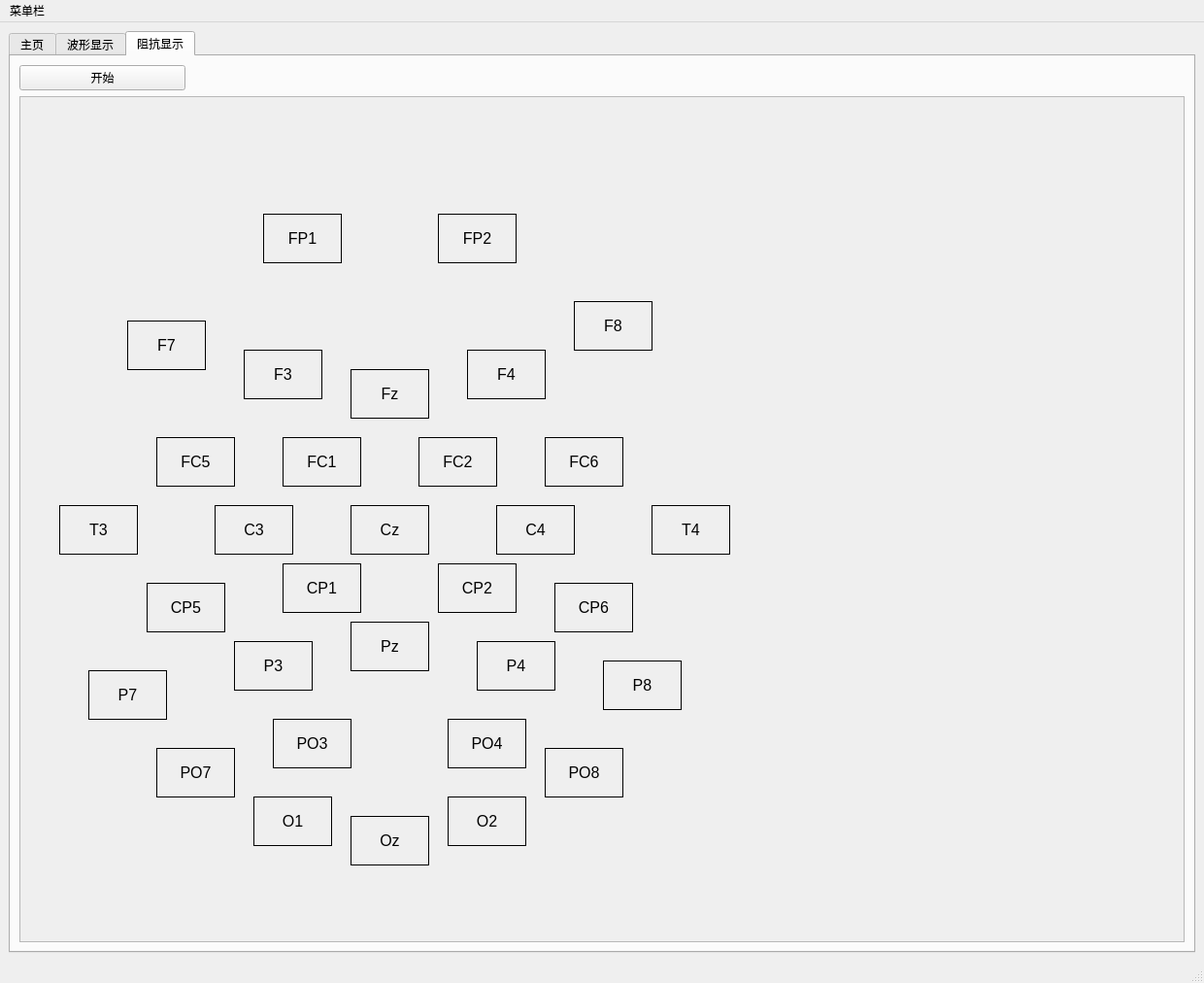
<?xml version="1.0" encoding="UTF-8"?>
<ui version="4.0">
 <class>MainWindow</class>
 <widget class="QMainWindow" name="MainWindow">
  <property name="geometry">
   <rect>
    <x>0</x>
    <y>0</y>
    <width>1240</width>
    <height>1012</height>
   </rect>
  </property>
  <property name="windowTitle">
   <string>MainWindow</string>
  </property>
  <widget class="QWidget" name="centralwidget">
   <layout class="QVBoxLayout" name="verticalLayout_4">
    <item>
     <layout class="QVBoxLayout" name="verticalLayout">
      <item>
       <widget class="QTabWidget" name="tabWidget">
        <property name="maximumSize">
         <size>
          <width>16777215</width>
          <height>16777215</height>
         </size>
        </property>
        <property name="currentIndex">
         <number>2</number>
        </property>
        <widget class="QWidget" name="tab_main">
         <property name="accessibleName">
          <string/>
         </property>
         <property name="styleSheet">
          <string notr="true">主页
</string>
         </property>
         <attribute name="title">
          <string>主页</string>
         </attribute>
         <layout class="QVBoxLayout" name="verticalLayout_5">
          <item>
           <layout class="QGridLayout" name="gridLayout_1" rowstretch="0,0">
            <item row="1" column="2">
             <spacer name="horizontalSpacer_2">
              <property name="orientation">
               <enum>Qt::Vertical</enum>
              </property>
              <property name="sizeHint" stdset="0">
               <size>
                <width>40</width>
                <height>20</height>
               </size>
              </property>
             </spacer>
            </item>
            <item row="0" column="4">
             <widget class="QLabel" name="label">
              <property name="text">
               <string>当前连接数: 0</string>
              </property>
             </widget>
            </item>
            <item row="0" column="2" colspan="2">
             <spacer name="verticalSpacer">
              <property name="orientation">
               <enum>Qt::Vertical</enum>
              </property>
              <property name="sizeHint" stdset="0">
               <size>
                <width>20</width>
                <height>40</height>
               </size>
              </property>
             </spacer>
            </item>
            <item row="1" column="4">
             <widget class="QPlainTextEdit" name="plainTextEdit_connect"/>
            </item>
            <item row="0" column="0">
             <spacer name="horizontalSpacer">
              <property name="orientation">
               <enum>Qt::Horizontal</enum>
              </property>
              <property name="sizeHint" stdset="0">
               <size>
                <width>40</width>
                <height>20</height>
               </size>
              </property>
             </spacer>
            </item>
           </layout>
          </item>
         </layout>
        </widget>
        <widget class="QWidget" name="tab_2">
         <property name="enabled">
          <bool>true</bool>
         </property>
         <attribute name="title">
          <string>波形显示</string>
         </attribute>
         <layout class="QVBoxLayout" name="verticalLayout_3" stretch="0,1">
          <item>
           <layout class="QHBoxLayout" name="horizontalLayout_spectrogram" stretch="2,2,0,0,8">
            <item>
             <widget class="QPushButton" name="pushButton_switch">
              <property name="text">
               <string>开始数据传输</string>
              </property>
             </widget>
            </item>
            <item>
             <widget class="QPushButton" name="pushButton_filter">
              <property name="text">
               <string>滤波器设置</string>
              </property>
             </widget>
            </item>
            <item>
             <widget class="QLabel" name="label_2">
              <property name="font">
               <font>
                <pointsize>10</pointsize>
               </font>
              </property>
              <property name="text">
               <string>Trigegr:</string>
              </property>
             </widget>
            </item>
            <item>
             <widget class="QLineEdit" name="lineEdit">
              <property name="font">
               <font>
                <pointsize>10</pointsize>
               </font>
              </property>
              <property name="alignment">
               <set>Qt::AlignCenter</set>
              </property>
             </widget>
            </item>
            <item>
             <spacer name="horizontalSpacer_spectrogram">
              <property name="orientation">
               <enum>Qt::Vertical</enum>
              </property>
              <property name="sizeHint" stdset="0">
               <size>
                <width>40</width>
                <height>20</height>
               </size>
              </property>
             </spacer>
            </item>
           </layout>
          </item>
          <item>
           <widget class="QSplitter" name="splitter">
            <property name="orientation">
             <enum>Qt::Horizontal</enum>
            </property>
            <widget class="QScrollArea" name="scroll_EEG">
             <property name="widgetResizable">
              <bool>false</bool>
             </property>
             <widget class="QWidget" name="scrollAreaWidgetContents">
              <property name="geometry">
               <rect>
                <x>0</x>
                <y>0</y>
                <width>69</width>
                <height>707</height>
               </rect>
              </property>
             </widget>
            </widget>
            <widget class="QWidget" name="layoutWidget">
             <layout class="QVBoxLayout" name="verticalLayout_spectrogram">
              <item>
               <widget class="QComboBox" name="combobox_channel"/>
              </item>
             </layout>
            </widget>
           </widget>
          </item>
         </layout>
        </widget>
        <widget class="QWidget" name="tab_3">
         <attribute name="title">
          <string>阻抗显示</string>
         </attribute>
         <layout class="QVBoxLayout" name="verticalLayout_7">
          <item>
           <layout class="QVBoxLayout" name="verticalLayout_2" stretch="0,1">
            <property name="topMargin">
             <number>0</number>
            </property>
            <item>
             <layout class="QHBoxLayout" name="horizontalLayout_impedance" stretch="1,6">
              <item>
               <widget class="QPushButton" name="pushButton_start">
                <property name="text">
                 <string>开始</string>
                </property>
               </widget>
              </item>
              <item>
               <spacer name="horizontalSpacer_impedance">
                <property name="orientation">
                 <enum>Qt::Vertical</enum>
                </property>
                <property name="sizeHint" stdset="0">
                 <size>
                  <width>40</width>
                  <height>20</height>
                 </size>
                </property>
               </spacer>
              </item>
             </layout>
            </item>
            <item>
             <widget class="QScrollArea" name="scrollArea_impedance">
              <property name="widgetResizable">
               <bool>true</bool>
              </property>
              <widget class="QWidget" name="scrollAreaWidgetContents_2">
               <property name="geometry">
                <rect>
                 <x>0</x>
                 <y>0</y>
                 <width>1184</width>
                 <height>849</height>
                </rect>
               </property>
               <widget class="QLabel" name="label_3">
                <property name="geometry">
                 <rect>
                  <x>10</x>
                  <y>0</y>
                  <width>781</width>
                  <height>831</height>
                 </rect>
                </property>
                <property name="text">
                 <string/>
                </property>
                <property name="pixmap">
                 <pixmap>background2.jpg</pixmap>
                </property>
               </widget>
               <widget class="QLabel" name="FP1">
                <property name="geometry">
                 <rect>
                  <x>250</x>
                  <y>120</y>
                  <width>81</width>
                  <height>51</height>
                 </rect>
                </property>
                <property name="font">
                 <font>
                  <pointsize>12</pointsize>
                 </font>
                </property>
                <property name="layoutDirection">
                 <enum>Qt::LeftToRight</enum>
                </property>
                <property name="frameShape">
                 <enum>QFrame::Box</enum>
                </property>
                <property name="text">
                 <string>FP1</string>
                </property>
                <property name="alignment">
                 <set>Qt::AlignCenter</set>
                </property>
               </widget>
               <widget class="QLabel" name="FP2">
                <property name="geometry">
                 <rect>
                  <x>430</x>
                  <y>120</y>
                  <width>81</width>
                  <height>51</height>
                 </rect>
                </property>
                <property name="font">
                 <font>
                  <pointsize>12</pointsize>
                 </font>
                </property>
                <property name="layoutDirection">
                 <enum>Qt::LeftToRight</enum>
                </property>
                <property name="frameShape">
                 <enum>QFrame::Box</enum>
                </property>
                <property name="text">
                 <string>FP2</string>
                </property>
                <property name="alignment">
                 <set>Qt::AlignCenter</set>
                </property>
               </widget>
               <widget class="QLabel" name="label_6">
                <property name="geometry">
                 <rect>
                  <x>140</x>
                  <y>350</y>
                  <width>81</width>
                  <height>51</height>
                 </rect>
                </property>
                <property name="font">
                 <font>
                  <pointsize>12</pointsize>
                 </font>
                </property>
                <property name="layoutDirection">
                 <enum>Qt::LeftToRight</enum>
                </property>
                <property name="frameShape">
                 <enum>QFrame::Box</enum>
                </property>
                <property name="text">
                 <string>FC5</string>
                </property>
                <property name="alignment">
                 <set>Qt::AlignCenter</set>
                </property>
               </widget>
               <widget class="QLabel" name="F8">
                <property name="geometry">
                 <rect>
                  <x>570</x>
                  <y>210</y>
                  <width>81</width>
                  <height>51</height>
                 </rect>
                </property>
                <property name="font">
                 <font>
                  <pointsize>12</pointsize>
                 </font>
                </property>
                <property name="layoutDirection">
                 <enum>Qt::LeftToRight</enum>
                </property>
                <property name="frameShape">
                 <enum>QFrame::Box</enum>
                </property>
                <property name="text">
                 <string>F8</string>
                </property>
                <property name="alignment">
                 <set>Qt::AlignCenter</set>
                </property>
               </widget>
               <widget class="QLabel" name="F4">
                <property name="geometry">
                 <rect>
                  <x>460</x>
                  <y>260</y>
                  <width>81</width>
                  <height>51</height>
                 </rect>
                </property>
                <property name="font">
                 <font>
                  <pointsize>12</pointsize>
                 </font>
                </property>
                <property name="layoutDirection">
                 <enum>Qt::LeftToRight</enum>
                </property>
                <property name="frameShape">
                 <enum>QFrame::Box</enum>
                </property>
                <property name="text">
                 <string>F4</string>
                </property>
                <property name="alignment">
                 <set>Qt::AlignCenter</set>
                </property>
               </widget>
               <widget class="QLabel" name="Fz">
                <property name="geometry">
                 <rect>
                  <x>340</x>
                  <y>280</y>
                  <width>81</width>
                  <height>51</height>
                 </rect>
                </property>
                <property name="font">
                 <font>
                  <pointsize>12</pointsize>
                 </font>
                </property>
                <property name="layoutDirection">
                 <enum>Qt::LeftToRight</enum>
                </property>
                <property name="frameShape">
                 <enum>QFrame::Box</enum>
                </property>
                <property name="text">
                 <string>Fz</string>
                </property>
                <property name="alignment">
                 <set>Qt::AlignCenter</set>
                </property>
               </widget>
               <widget class="QLabel" name="F3">
                <property name="geometry">
                 <rect>
                  <x>230</x>
                  <y>260</y>
                  <width>81</width>
                  <height>51</height>
                 </rect>
                </property>
                <property name="font">
                 <font>
                  <pointsize>12</pointsize>
                 </font>
                </property>
                <property name="layoutDirection">
                 <enum>Qt::LeftToRight</enum>
                </property>
                <property name="frameShape">
                 <enum>QFrame::Box</enum>
                </property>
                <property name="text">
                 <string>F3</string>
                </property>
                <property name="alignment">
                 <set>Qt::AlignCenter</set>
                </property>
               </widget>
               <widget class="QLabel" name="F7">
                <property name="geometry">
                 <rect>
                  <x>110</x>
                  <y>230</y>
                  <width>81</width>
                  <height>51</height>
                 </rect>
                </property>
                <property name="font">
                 <font>
                  <pointsize>12</pointsize>
                 </font>
                </property>
                <property name="layoutDirection">
                 <enum>Qt::LeftToRight</enum>
                </property>
                <property name="frameShape">
                 <enum>QFrame::Box</enum>
                </property>
                <property name="text">
                 <string>F7</string>
                </property>
                <property name="alignment">
                 <set>Qt::AlignCenter</set>
                </property>
               </widget>
               <widget class="QLabel" name="FC6">
                <property name="geometry">
                 <rect>
                  <x>540</x>
                  <y>350</y>
                  <width>81</width>
                  <height>51</height>
                 </rect>
                </property>
                <property name="font">
                 <font>
                  <pointsize>12</pointsize>
                 </font>
                </property>
                <property name="layoutDirection">
                 <enum>Qt::LeftToRight</enum>
                </property>
                <property name="frameShape">
                 <enum>QFrame::Box</enum>
                </property>
                <property name="text">
                 <string>FC6</string>
                </property>
                <property name="alignment">
                 <set>Qt::AlignCenter</set>
                </property>
               </widget>
               <widget class="QLabel" name="FC2">
                <property name="geometry">
                 <rect>
                  <x>410</x>
                  <y>350</y>
                  <width>81</width>
                  <height>51</height>
                 </rect>
                </property>
                <property name="font">
                 <font>
                  <pointsize>12</pointsize>
                 </font>
                </property>
                <property name="layoutDirection">
                 <enum>Qt::LeftToRight</enum>
                </property>
                <property name="frameShape">
                 <enum>QFrame::Box</enum>
                </property>
                <property name="text">
                 <string>FC2</string>
                </property>
                <property name="alignment">
                 <set>Qt::AlignCenter</set>
                </property>
               </widget>
               <widget class="QLabel" name="T3">
                <property name="geometry">
                 <rect>
                  <x>40</x>
                  <y>420</y>
                  <width>81</width>
                  <height>51</height>
                 </rect>
                </property>
                <property name="font">
                 <font>
                  <pointsize>12</pointsize>
                 </font>
                </property>
                <property name="layoutDirection">
                 <enum>Qt::LeftToRight</enum>
                </property>
                <property name="frameShape">
                 <enum>QFrame::Box</enum>
                </property>
                <property name="text">
                 <string>T3</string>
                </property>
                <property name="alignment">
                 <set>Qt::AlignCenter</set>
                </property>
               </widget>
               <widget class="QLabel" name="FC1">
                <property name="geometry">
                 <rect>
                  <x>270</x>
                  <y>350</y>
                  <width>81</width>
                  <height>51</height>
                 </rect>
                </property>
                <property name="font">
                 <font>
                  <pointsize>12</pointsize>
                 </font>
                </property>
                <property name="layoutDirection">
                 <enum>Qt::LeftToRight</enum>
                </property>
                <property name="frameShape">
                 <enum>QFrame::Box</enum>
                </property>
                <property name="text">
                 <string>FC1</string>
                </property>
                <property name="alignment">
                 <set>Qt::AlignCenter</set>
                </property>
               </widget>
               <widget class="QLabel" name="CP1">
                <property name="geometry">
                 <rect>
                  <x>270</x>
                  <y>480</y>
                  <width>81</width>
                  <height>51</height>
                 </rect>
                </property>
                <property name="font">
                 <font>
                  <pointsize>12</pointsize>
                 </font>
                </property>
                <property name="layoutDirection">
                 <enum>Qt::LeftToRight</enum>
                </property>
                <property name="frameShape">
                 <enum>QFrame::Box</enum>
                </property>
                <property name="text">
                 <string>CP1</string>
                </property>
                <property name="alignment">
                 <set>Qt::AlignCenter</set>
                </property>
               </widget>
               <widget class="QLabel" name="CP5">
                <property name="geometry">
                 <rect>
                  <x>130</x>
                  <y>500</y>
                  <width>81</width>
                  <height>51</height>
                 </rect>
                </property>
                <property name="font">
                 <font>
                  <pointsize>12</pointsize>
                 </font>
                </property>
                <property name="layoutDirection">
                 <enum>Qt::LeftToRight</enum>
                </property>
                <property name="frameShape">
                 <enum>QFrame::Box</enum>
                </property>
                <property name="text">
                 <string>CP5</string>
                </property>
                <property name="alignment">
                 <set>Qt::AlignCenter</set>
                </property>
               </widget>
               <widget class="QLabel" name="T4">
                <property name="geometry">
                 <rect>
                  <x>650</x>
                  <y>420</y>
                  <width>81</width>
                  <height>51</height>
                 </rect>
                </property>
                <property name="font">
                 <font>
                  <pointsize>12</pointsize>
                 </font>
                </property>
                <property name="layoutDirection">
                 <enum>Qt::LeftToRight</enum>
                </property>
                <property name="frameShape">
                 <enum>QFrame::Box</enum>
                </property>
                <property name="text">
                 <string>T4</string>
                </property>
                <property name="alignment">
                 <set>Qt::AlignCenter</set>
                </property>
               </widget>
               <widget class="QLabel" name="C4">
                <property name="geometry">
                 <rect>
                  <x>490</x>
                  <y>420</y>
                  <width>81</width>
                  <height>51</height>
                 </rect>
                </property>
                <property name="font">
                 <font>
                  <pointsize>12</pointsize>
                 </font>
                </property>
                <property name="layoutDirection">
                 <enum>Qt::LeftToRight</enum>
                </property>
                <property name="frameShape">
                 <enum>QFrame::Box</enum>
                </property>
                <property name="text">
                 <string>C4</string>
                </property>
                <property name="alignment">
                 <set>Qt::AlignCenter</set>
                </property>
               </widget>
               <widget class="QLabel" name="Cz">
                <property name="geometry">
                 <rect>
                  <x>340</x>
                  <y>420</y>
                  <width>81</width>
                  <height>51</height>
                 </rect>
                </property>
                <property name="font">
                 <font>
                  <pointsize>12</pointsize>
                 </font>
                </property>
                <property name="layoutDirection">
                 <enum>Qt::LeftToRight</enum>
                </property>
                <property name="frameShape">
                 <enum>QFrame::Box</enum>
                </property>
                <property name="text">
                 <string>Cz</string>
                </property>
                <property name="alignment">
                 <set>Qt::AlignCenter</set>
                </property>
               </widget>
               <widget class="QLabel" name="C3">
                <property name="geometry">
                 <rect>
                  <x>200</x>
                  <y>420</y>
                  <width>81</width>
                  <height>51</height>
                 </rect>
                </property>
                <property name="font">
                 <font>
                  <pointsize>12</pointsize>
                 </font>
                </property>
                <property name="layoutDirection">
                 <enum>Qt::LeftToRight</enum>
                </property>
                <property name="frameShape">
                 <enum>QFrame::Box</enum>
                </property>
                <property name="text">
                 <string>C3</string>
                </property>
                <property name="alignment">
                 <set>Qt::AlignCenter</set>
                </property>
               </widget>
               <widget class="QLabel" name="CP2">
                <property name="geometry">
                 <rect>
                  <x>430</x>
                  <y>480</y>
                  <width>81</width>
                  <height>51</height>
                 </rect>
                </property>
                <property name="font">
                 <font>
                  <pointsize>12</pointsize>
                 </font>
                </property>
                <property name="layoutDirection">
                 <enum>Qt::LeftToRight</enum>
                </property>
                <property name="frameShape">
                 <enum>QFrame::Box</enum>
                </property>
                <property name="text">
                 <string>CP2</string>
                </property>
                <property name="alignment">
                 <set>Qt::AlignCenter</set>
                </property>
               </widget>
               <widget class="QLabel" name="Pz">
                <property name="geometry">
                 <rect>
                  <x>340</x>
                  <y>540</y>
                  <width>81</width>
                  <height>51</height>
                 </rect>
                </property>
                <property name="font">
                 <font>
                  <pointsize>12</pointsize>
                 </font>
                </property>
                <property name="layoutDirection">
                 <enum>Qt::LeftToRight</enum>
                </property>
                <property name="frameShape">
                 <enum>QFrame::Box</enum>
                </property>
                <property name="text">
                 <string>Pz</string>
                </property>
                <property name="alignment">
                 <set>Qt::AlignCenter</set>
                </property>
               </widget>
               <widget class="QLabel" name="P3">
                <property name="geometry">
                 <rect>
                  <x>220</x>
                  <y>560</y>
                  <width>81</width>
                  <height>51</height>
                 </rect>
                </property>
                <property name="font">
                 <font>
                  <pointsize>12</pointsize>
                 </font>
                </property>
                <property name="layoutDirection">
                 <enum>Qt::LeftToRight</enum>
                </property>
                <property name="frameShape">
                 <enum>QFrame::Box</enum>
                </property>
                <property name="text">
                 <string>P3</string>
                </property>
                <property name="alignment">
                 <set>Qt::AlignCenter</set>
                </property>
               </widget>
               <widget class="QLabel" name="P7">
                <property name="geometry">
                 <rect>
                  <x>70</x>
                  <y>590</y>
                  <width>81</width>
                  <height>51</height>
                 </rect>
                </property>
                <property name="font">
                 <font>
                  <pointsize>12</pointsize>
                 </font>
                </property>
                <property name="layoutDirection">
                 <enum>Qt::LeftToRight</enum>
                </property>
                <property name="frameShape">
                 <enum>QFrame::Box</enum>
                </property>
                <property name="text">
                 <string>P7</string>
                </property>
                <property name="alignment">
                 <set>Qt::AlignCenter</set>
                </property>
               </widget>
               <widget class="QLabel" name="CP6">
                <property name="geometry">
                 <rect>
                  <x>550</x>
                  <y>500</y>
                  <width>81</width>
                  <height>51</height>
                 </rect>
                </property>
                <property name="font">
                 <font>
                  <pointsize>12</pointsize>
                 </font>
                </property>
                <property name="layoutDirection">
                 <enum>Qt::LeftToRight</enum>
                </property>
                <property name="frameShape">
                 <enum>QFrame::Box</enum>
                </property>
                <property name="text">
                 <string>CP6</string>
                </property>
                <property name="alignment">
                 <set>Qt::AlignCenter</set>
                </property>
               </widget>
               <widget class="QLabel" name="PO7">
                <property name="geometry">
                 <rect>
                  <x>140</x>
                  <y>670</y>
                  <width>81</width>
                  <height>51</height>
                 </rect>
                </property>
                <property name="font">
                 <font>
                  <pointsize>12</pointsize>
                 </font>
                </property>
                <property name="layoutDirection">
                 <enum>Qt::LeftToRight</enum>
                </property>
                <property name="frameShape">
                 <enum>QFrame::Box</enum>
                </property>
                <property name="text">
                 <string>PO7</string>
                </property>
                <property name="alignment">
                 <set>Qt::AlignCenter</set>
                </property>
               </widget>
               <widget class="QLabel" name="P8">
                <property name="geometry">
                 <rect>
                  <x>600</x>
                  <y>580</y>
                  <width>81</width>
                  <height>51</height>
                 </rect>
                </property>
                <property name="font">
                 <font>
                  <pointsize>12</pointsize>
                 </font>
                </property>
                <property name="layoutDirection">
                 <enum>Qt::LeftToRight</enum>
                </property>
                <property name="frameShape">
                 <enum>QFrame::Box</enum>
                </property>
                <property name="text">
                 <string>P8</string>
                </property>
                <property name="alignment">
                 <set>Qt::AlignCenter</set>
                </property>
               </widget>
               <widget class="QLabel" name="P4">
                <property name="geometry">
                 <rect>
                  <x>470</x>
                  <y>560</y>
                  <width>81</width>
                  <height>51</height>
                 </rect>
                </property>
                <property name="font">
                 <font>
                  <pointsize>12</pointsize>
                 </font>
                </property>
                <property name="layoutDirection">
                 <enum>Qt::LeftToRight</enum>
                </property>
                <property name="frameShape">
                 <enum>QFrame::Box</enum>
                </property>
                <property name="text">
                 <string>P4</string>
                </property>
                <property name="alignment">
                 <set>Qt::AlignCenter</set>
                </property>
               </widget>
               <widget class="QLabel" name="Oz">
                <property name="geometry">
                 <rect>
                  <x>340</x>
                  <y>740</y>
                  <width>81</width>
                  <height>51</height>
                 </rect>
                </property>
                <property name="font">
                 <font>
                  <pointsize>12</pointsize>
                 </font>
                </property>
                <property name="layoutDirection">
                 <enum>Qt::LeftToRight</enum>
                </property>
                <property name="frameShape">
                 <enum>QFrame::Box</enum>
                </property>
                <property name="text">
                 <string>Oz</string>
                </property>
                <property name="alignment">
                 <set>Qt::AlignCenter</set>
                </property>
               </widget>
               <widget class="QLabel" name="O1">
                <property name="geometry">
                 <rect>
                  <x>240</x>
                  <y>720</y>
                  <width>81</width>
                  <height>51</height>
                 </rect>
                </property>
                <property name="font">
                 <font>
                  <pointsize>12</pointsize>
                 </font>
                </property>
                <property name="layoutDirection">
                 <enum>Qt::LeftToRight</enum>
                </property>
                <property name="frameShape">
                 <enum>QFrame::Box</enum>
                </property>
                <property name="text">
                 <string>O1</string>
                </property>
                <property name="alignment">
                 <set>Qt::AlignCenter</set>
                </property>
               </widget>
               <widget class="QLabel" name="PO8">
                <property name="geometry">
                 <rect>
                  <x>540</x>
                  <y>670</y>
                  <width>81</width>
                  <height>51</height>
                 </rect>
                </property>
                <property name="font">
                 <font>
                  <pointsize>12</pointsize>
                 </font>
                </property>
                <property name="layoutDirection">
                 <enum>Qt::LeftToRight</enum>
                </property>
                <property name="frameShape">
                 <enum>QFrame::Box</enum>
                </property>
                <property name="text">
                 <string>PO8</string>
                </property>
                <property name="alignment">
                 <set>Qt::AlignCenter</set>
                </property>
               </widget>
               <widget class="QLabel" name="PO4">
                <property name="geometry">
                 <rect>
                  <x>440</x>
                  <y>640</y>
                  <width>81</width>
                  <height>51</height>
                 </rect>
                </property>
                <property name="font">
                 <font>
                  <pointsize>12</pointsize>
                 </font>
                </property>
                <property name="layoutDirection">
                 <enum>Qt::LeftToRight</enum>
                </property>
                <property name="frameShape">
                 <enum>QFrame::Box</enum>
                </property>
                <property name="text">
                 <string>PO4</string>
                </property>
                <property name="alignment">
                 <set>Qt::AlignCenter</set>
                </property>
               </widget>
               <widget class="QLabel" name="PO3">
                <property name="geometry">
                 <rect>
                  <x>260</x>
                  <y>640</y>
                  <width>81</width>
                  <height>51</height>
                 </rect>
                </property>
                <property name="font">
                 <font>
                  <pointsize>12</pointsize>
                 </font>
                </property>
                <property name="layoutDirection">
                 <enum>Qt::LeftToRight</enum>
                </property>
                <property name="frameShape">
                 <enum>QFrame::Box</enum>
                </property>
                <property name="text">
                 <string>PO3</string>
                </property>
                <property name="alignment">
                 <set>Qt::AlignCenter</set>
                </property>
               </widget>
               <widget class="QLabel" name="O2">
                <property name="geometry">
                 <rect>
                  <x>440</x>
                  <y>720</y>
                  <width>81</width>
                  <height>51</height>
                 </rect>
                </property>
                <property name="font">
                 <font>
                  <pointsize>12</pointsize>
                 </font>
                </property>
                <property name="layoutDirection">
                 <enum>Qt::LeftToRight</enum>
                </property>
                <property name="frameShape">
                 <enum>QFrame::Box</enum>
                </property>
                <property name="text">
                 <string>O2</string>
                </property>
                <property name="alignment">
                 <set>Qt::AlignCenter</set>
                </property>
               </widget>
              </widget>
             </widget>
            </item>
           </layout>
          </item>
         </layout>
        </widget>
       </widget>
      </item>
     </layout>
    </item>
   </layout>
  </widget>
  <widget class="QMenuBar" name="menubar">
   <property name="geometry">
    <rect>
     <x>0</x>
     <y>0</y>
     <width>1240</width>
     <height>26</height>
    </rect>
   </property>
   <widget class="QMenu" name="menu">
    <property name="title">
     <string>菜单栏</string>
    </property>
   </widget>
   <addaction name="menu"/>
  </widget>
  <widget class="QStatusBar" name="statusbar"/>
 </widget>
 <resources/>
 <connections/>
</ui>
